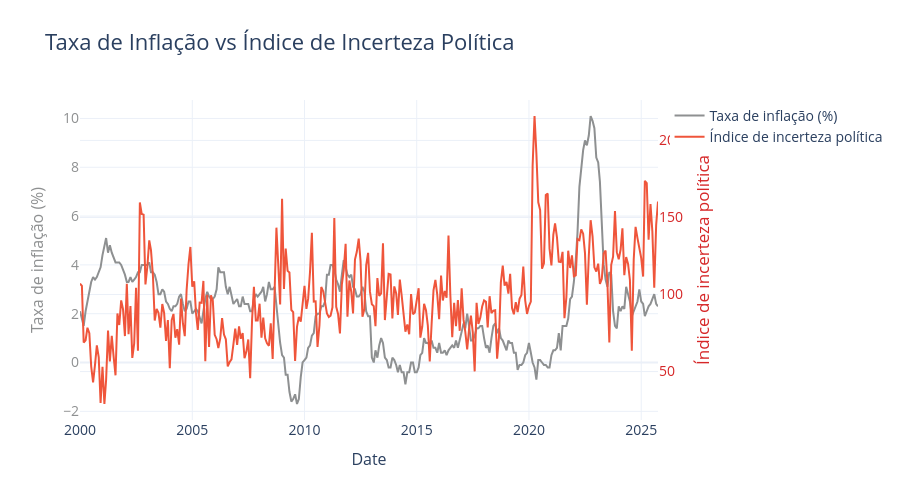

Source (notebook cell):
### Code cell
fig = go.Figure()

# Linha 1 (eixo Y esquerdo)
fig.add_trace(
    go.Scatter(
        x=df["Date"],
        y=df[target],
        mode="lines",
        name="Taxa de inflação (%)",
        yaxis="y",
        line=dict(color=gray_color)
    )
)

# Linha 2 (eixo Y direito)
fig.add_trace(
    go.Scatter(
        x=df["Date"],
        y=df["epu_pt_epu"],
        mode="lines",
        name="Índice de incerteza política",
        yaxis="y2"
    )
)

fig.update_layout(
    title="Taxa de Inflação vs Índice de Incerteza Política",
    
    yaxis2=dict(
        title="Índice de incerteza política",
        overlaying="y",   # partilha o mesmo eixo X
        side="right",      # eixo aparece à direita
        color=red_color
    ),

    font=dict(
         size=ticket_size
     ),
        
     # 🔹 Título principal
     title_font=dict(
         size=title_size
     ),

     # 🔹 Eixos
     xaxis=dict(
         title="Date",
         title_font=dict(size=label_size),
         tickfont=dict(size=ticket_size),
    ),

   yaxis=dict(
          title="Taxa de inflação (%)",
          color=gray_color,
          title_font=dict(size=label_size),
          tickfont=dict(size=ticket_size)
   ),

    template='plotly_white', height=500
)

fig.show()

### Figure 1 — Plotly figure (JSON) as saved in the notebook; plotly's stock layout.template omitted (floating-point values rounded to 4 significant figures; data arrays with more than 128 entries replaced by an {"elided": "..."} marker saying what was removed)
{"data": [{"line": {"color": "#8E9091"}, "mode": "lines", "name": "Taxa de inflação (%)", "type": "scatter", "x": {"elided": "310 str values"}, "y": {"elided": "310 float values"}, "yaxis": "y"}, {"mode": "lines", "name": "Índice de incerteza política", "type": "scatter", "x": {"elided": "310 str values"}, "y": {"elided": "310 float values"}, "yaxis": "y2"}], "layout": {"font": {"size": 14}, "height": 500, "title": {"font": {"size": 22}, "text": "Taxa de Inflação vs Índice de Incerteza Política"}, "xaxis": {"tickfont": {"size": 14}, "title": {"font": {"size": 16}, "text": "Date"}}, "yaxis": {"color": "#8E9091", "tickfont": {"size": 14}, "title": {"font": {"size": 16}, "text": "Taxa de inflação (%)"}}, "yaxis2": {"color": "#D62728", "overlaying": "y", "side": "right", "title": {"text": "Índice de incerteza política"}}}}
